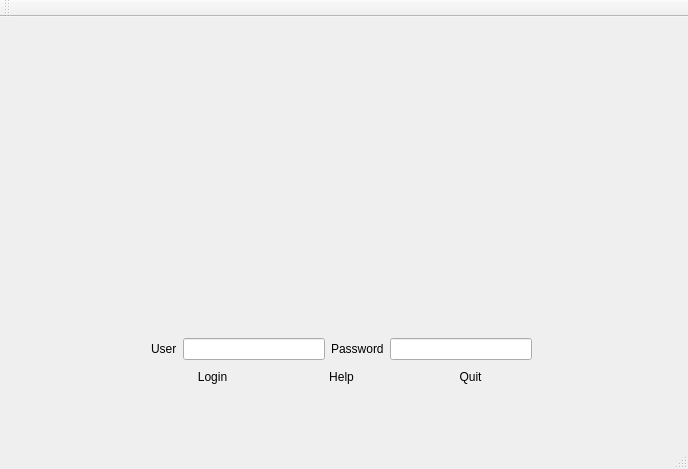
<?xml version="1.0" encoding="UTF-8"?>
<ui version="4.0">
 <class>MainWindow</class>
 <widget class="QMainWindow" name="MainWindow">
  <property name="geometry">
   <rect>
    <x>0</x>
    <y>0</y>
    <width>688</width>
    <height>469</height>
   </rect>
  </property>
  <property name="minimumSize">
   <size>
    <width>688</width>
    <height>469</height>
   </size>
  </property>
  <property name="maximumSize">
   <size>
    <width>688</width>
    <height>469</height>
   </size>
  </property>
  <property name="acceptDrops">
   <bool>false</bool>
  </property>
  <property name="windowTitle">
   <string>MainWindow</string>
  </property>
  <widget class="QWidget" name="centralWidget">
   <widget class="QPushButton" name="goodsButton">
    <property name="geometry">
     <rect>
      <x>380</x>
      <y>30</y>
      <width>261</width>
      <height>251</height>
     </rect>
    </property>
    <property name="styleSheet">
     <string notr="true">background-image: url(:/new/prefix1/img/goods.png)</string>
    </property>
    <property name="text">
     <string/>
    </property>
    <property name="flat">
     <bool>true</bool>
    </property>
   </widget>
   <widget class="QPushButton" name="userButton">
    <property name="geometry">
     <rect>
      <x>50</x>
      <y>30</y>
      <width>261</width>
      <height>251</height>
     </rect>
    </property>
    <property name="styleSheet">
     <string notr="true">background-image: url(:/new/prefix1/img/user.png)</string>
    </property>
    <property name="text">
     <string/>
    </property>
    <property name="flat">
     <bool>true</bool>
    </property>
   </widget>
   <widget class="QWidget" name="layoutWidget">
    <property name="geometry">
     <rect>
      <x>140</x>
      <y>310</y>
      <width>403</width>
      <height>69</height>
     </rect>
    </property>
    <layout class="QVBoxLayout" name="log">
     <property name="sizeConstraint">
      <enum>QLayout::SetMinimumSize</enum>
     </property>
     <item>
      <layout class="QHBoxLayout" name="horizontalLayout">
       <item>
        <widget class="QLabel" name="label">
         <property name="text">
          <string>User</string>
         </property>
        </widget>
       </item>
       <item>
        <widget class="QLineEdit" name="userLine"/>
       </item>
       <item>
        <widget class="QLabel" name="label_2">
         <property name="text">
          <string>Password</string>
         </property>
        </widget>
       </item>
       <item>
        <widget class="QLineEdit" name="passLine">
         <property name="inputMethodHints">
          <set>Qt::ImhHiddenText|Qt::ImhNoAutoUppercase|Qt::ImhNoPredictiveText|Qt::ImhSensitiveData</set>
         </property>
         <property name="echoMode">
          <enum>QLineEdit::Password</enum>
         </property>
        </widget>
       </item>
      </layout>
     </item>
     <item>
      <layout class="QHBoxLayout" name="horizontalLayout_2">
       <item>
        <widget class="QPushButton" name="loginButton">
         <property name="text">
          <string>Login</string>
         </property>
         <property name="flat">
          <bool>true</bool>
         </property>
        </widget>
       </item>
       <item>
        <widget class="QPushButton" name="helpButton">
         <property name="text">
          <string>Help</string>
         </property>
         <property name="flat">
          <bool>true</bool>
         </property>
        </widget>
       </item>
       <item>
        <widget class="QPushButton" name="quitButton">
         <property name="text">
          <string>Quit</string>
         </property>
         <property name="flat">
          <bool>true</bool>
         </property>
        </widget>
       </item>
      </layout>
     </item>
    </layout>
   </widget>
   <zorder>layoutWidget</zorder>
   <zorder>goodsButton</zorder>
   <zorder>userButton</zorder>
  </widget>
  <widget class="QMenuBar" name="menuBar">
   <property name="geometry">
    <rect>
     <x>0</x>
     <y>0</y>
     <width>688</width>
     <height>22</height>
    </rect>
   </property>
  </widget>
  <widget class="QToolBar" name="mainToolBar">
   <attribute name="toolBarArea">
    <enum>TopToolBarArea</enum>
   </attribute>
   <attribute name="toolBarBreak">
    <bool>false</bool>
   </attribute>
  </widget>
  <widget class="QStatusBar" name="statusBar"/>
 </widget>
 <layoutdefault spacing="6" margin="11"/>
 <resources/>
 <connections/>
</ui>
